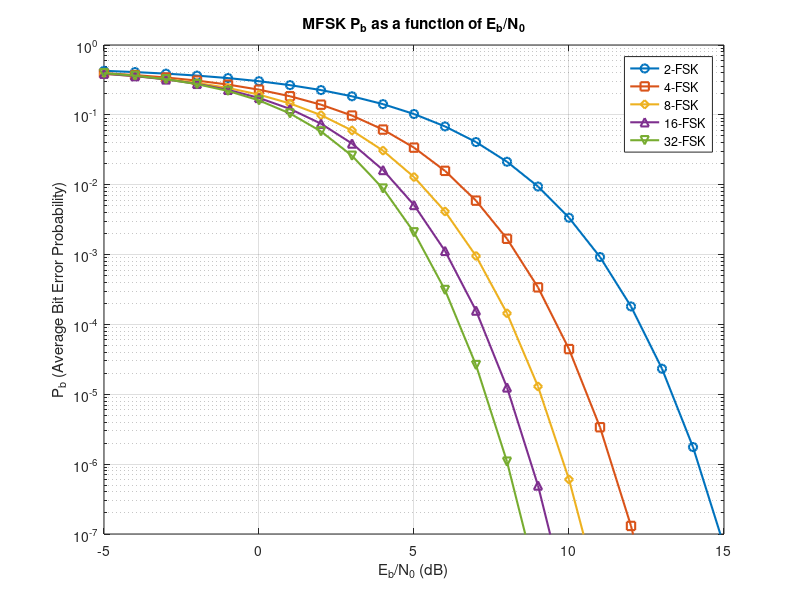
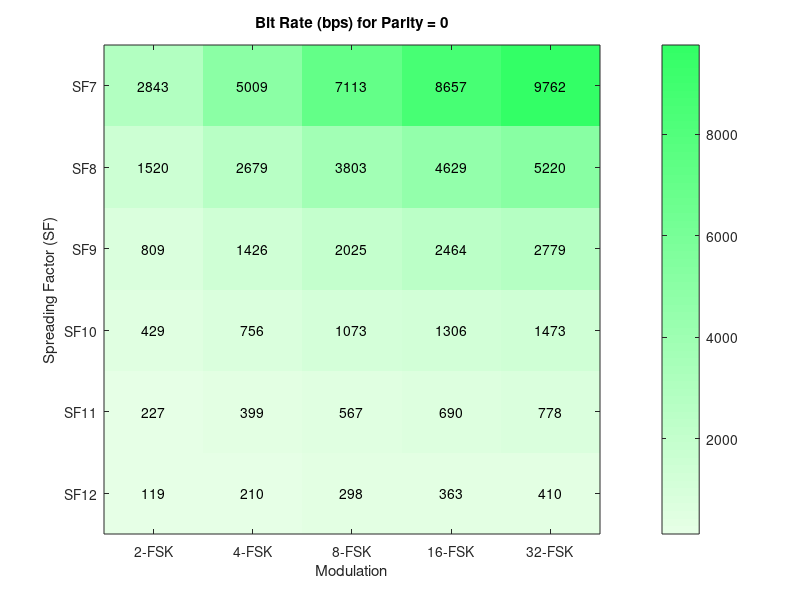
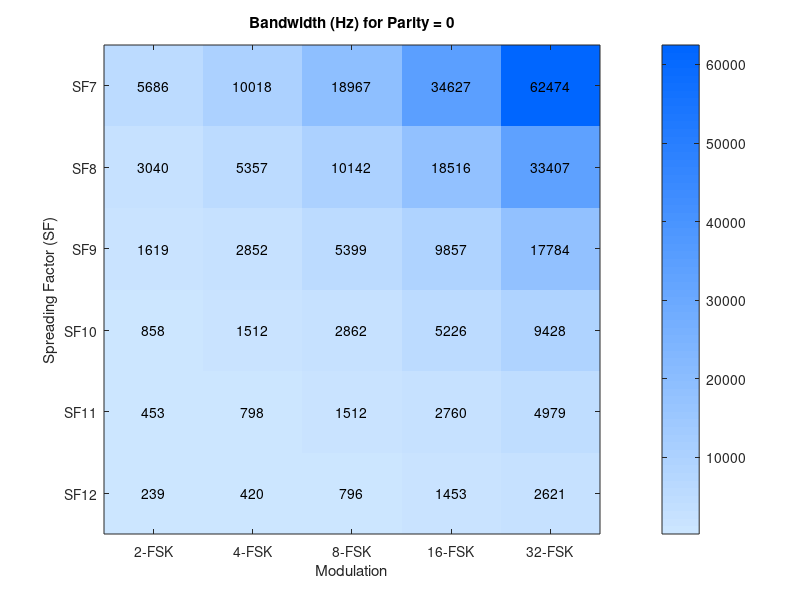
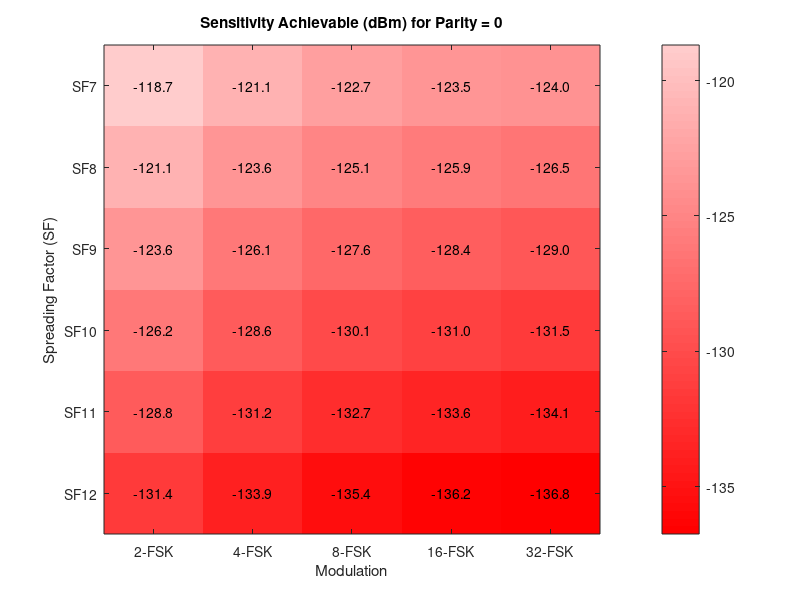

The MATLAB script that drew these images, in order: (Note: this script raises an error after producing the figures.)
%% MFSK sensitivity/spectrum efficiency study
% AUTHOR: Clara SORRE
% This MATLAB code analyzes .................. for MFSK modulation defined in the report.

clc; clear; close all;

%% 1- compute Pb in function of EbN0: function reused in the following
function Pb = compute_Pb(EbN0_vec, M)
    Pb = zeros(size(EbN0_vec));
    for k = 1:length(EbN0_vec)
        EbN0 = EbN0_vec(k);
        Pb_k = 0;
        for n = 1:M-1
            term = ((M / 2) / (M - 1)) * ((-1)^(n+1) / (n + 1)) * nchoosek(M - 1, n) * exp((-n * log2(M) * EbN0) / (n + 1)); %log2(M) because Es=m*Eb
            Pb_k = Pb_k + term;
        end
        Pb(k) = Pb_k;
    end
end

%% 2- Main script: MFSK P_b as a function of E_b/N_0
target_Pb = 1e-3;
m_values = 1:5;
marker_list = {'o', 's', 'd', '^', 'v'}; % the markers 
EbN0_dB_range = -5:1:15;
EbN0_lin_range = 10.^(EbN0_dB_range / 10);
EbN0_estimated = zeros(1, length(m_values));
figure;
for idx = 1:length(m_values)
    m = m_values(idx);
    M = 2^m;
    Pb_values = compute_Pb(EbN0_lin_range, M);
    EbN0_estimated(idx) = interp1(Pb_values, EbN0_dB_range, target_Pb, 'linear', 'extrap'); % estimate required Eb/N0 for target Pb
    semilogy(EbN0_dB_range, Pb_values, 'LineWidth', 1.5, 'Marker', marker_list{idx},'DisplayName', sprintf('%d-FSK', M)); hold on;
end
title('MFSK P_b as a function of E_b/N_0');
xlabel('E_b/N_0 (dB)');
ylabel('P_b (Average Bit Error Probability)');
legend show;
grid on;
ylim([1e-7, 1]);

%% 3- LoRa spectral efficiency & bit rate (SF fixed)
SF_values = 7:12;
p_values = 0:4;
BW_LoRa = 125e3;
spec_eff = zeros(length(SF_values), length(p_values));
bit_rate = zeros(length(SF_values), length(p_values));
for i = 1:length(SF_values)
    SF = SF_values(i);
    for j = 1:length(p_values)
        p = p_values(j);
        spec_eff(i,j) = (SF / (2^SF)) * (4 / (4 + p));
        bit_rate(i,j) = spec_eff(i,j) * BW_LoRa;
    end
end
disp(bit_rate);

%% 4- Sensitivity fixed like LoRa CSS: Bit rate reachable and bandwidth needed for each modulation scheme at fixed Pb
BW_LoRa=125e3;
NF= 6;
Pb_target = 1e-3; % target probability of bit error
z = sqrt(2) * erfcinv(4 * Pb_target); % corresponding z value
SF_values = 7:12;
p_values = 0:4;
Sensitivity_LoRa = zeros(length(SF_values), length(p_values)); % initialize result matrix
for i = 1:length(SF_values)%recreate the sensitivity of LoRa
    SF = SF_values(i);
    for j = 1:length(p_values)
        p = p_values(j);
        SNR_linear = ((z * sqrt(2) * SF) / (log10(SF)/log10(12))).* (4 / (4 + p)) ./ (2.^SF);% compute SNR in linear scale
        SNR_dB = 10 * log10(SNR_linear);
        Sensitivity_dBm = -174 + 10 * log10(BW_LoRa) + NF + SNR_dB;
        Sensitivity_LoRa(i, j) = Sensitivity_dBm;  % store in table
    end
end
Rb_table = zeros(length(SF_values), length(p_values), length(m_values));
BW_table = zeros(length(SF_values), length(p_values), length(m_values));
for idx1 = 1:length(m_values)
    m = m_values(idx1);
    M = 2^m;
    EbN0_lin = 10^(EbN0_estimated(idx1)/10);
    for idx2 = 1:length(SF_values)
        for idx3 = 1:length(p_values)
            p = p_values(idx3);
            S = Sensitivity_LoRa(idx2,idx3); % fixed sensitivity like LoRa
            Rb = ((10^((S + 174 - NF)/10)) / EbN0_lin)*(4/(p+4)); % Rb from noise power and sensitivity
            BW = (M * Rb) / m;  % required BW for M-FSK
            Rb_table(idx2, idx3, idx1) = Rb;
            BW_table(idx2, idx3, idx1) = BW;
        end
    end
    fprintf('Achievable Bit Rate for %d-FSK (bps): \n', M);
    disp(Rb_table(:,:,idx1));
    fprintf('and Needed Bandwidth for %d-FSK (Hz): \n', M);
    disp(BW_table(:,:,idx1));
end
% heatmaps for Bit Rate and Bandwidth at Sensitivity Fixed (p = 0)
SF_values = 7:12;
m_values = [1 2 3 4 5]; % → M = 2, 4, 8, 16, 32
M_labels = {'2-FSK', '4-FSK', '8-FSK', '16-FSK', '32-FSK'};
p_index = 1; % p = 0
Rb_p0 = squeeze(Rb_table(:, p_index, :));  % [SF x MFSK]for p = 0
BW_p0 = squeeze(BW_table(:, p_index, :));  % [SF x MFSK]
bluemap = [linspace(0.8,0,64)', linspace(0.9,0.4,64)', ones(64,1)];
greenmap = [linspace(0.9,0.2,64)', ones(64,1), linspace(0.9,0.4,64)'];
figure; % Heatmap: Bit Rate
imagesc(Rb_p0);
colormap(greenmap);
colorbar;
title('Bit Rate (bps) for Parity = 0');
xlabel('Modulation');
ylabel('Spreading Factor (SF)');
xticks(1:length(M_labels));
xticklabels(M_labels);
yticks(1:length(SF_values));
yticklabels(arrayfun(@(x) sprintf('SF%d', x), SF_values, 'UniformOutput', false));
for i = 1:size(Rb_p0,1)
    for j = 1:size(Rb_p0,2)
        text(j, i, sprintf('%.0f', Rb_p0(i,j)), 'HorizontalAlignment', 'center', 'Color', 'k');
    end
end
% heatmap: Bandwidth
figure;
imagesc(BW_p0);
colormap(bluemap);
colorbar;
title('Bandwidth (Hz) for Parity = 0');
xlabel('Modulation');
ylabel('Spreading Factor (SF)');
xticks(1:length(M_labels));
xticklabels(M_labels);
yticks(1:length(SF_values));
yticklabels(arrayfun(@(x) sprintf('SF%d', x), SF_values, 'UniformOutput', false));
for i = 1:size(BW_p0,1)
    for j = 1:size(BW_p0,2)
        text(j, i, sprintf('%.0f', BW_p0(i,j)), 'HorizontalAlignment', 'center', 'Color', 'k');
    end
end

%% 5- Bit rate fixed like LoRa CSS: Sensitivity reachable and bandwidth needed for each modulation scheme at fixed Pb
NF = 6; % noise figure
S = zeros(length(SF_values), length(p_values), length(m_values));
BW = zeros(length(SF_values), length(p_values), length(m_values));
for idx1 = 1:length(m_values) %5
    m = m_values(idx1);
    fprintf('Estimated Sensitivity for %d-FSK (dB): \n', 2^m);
    for idx2 = 1:length(SF_values) %7
        for idx3 = 1:length(p_values) %5
            EbN0_lin = 10^(EbN0_estimated(idx1)/10);
            Rb = bit_rate(idx2, idx3);
            S(idx2, idx3, idx1) = -174 + NF + 10 * log10(Rb * EbN0_lin);
            BW(idx2, idx3, idx1) = ((2^m) * Rb) / m;
        end
    end
    disp(S(:,:,idx1));
    fprintf('and Estimated Bandwidth for %d-FSK (dB): \n', 2^m);
    disp(BW(:,:,idx1));
end
SF_values = 7:12;
m_values = [1 2 3 4 5]; % → M = 2, 4, 8, 16, 32
M_labels = {'2-FSK', '4-FSK', '8-FSK', '16-FSK', '32-FSK'}; % display for bit rate fixed
p_index = 1; % Parity = 0
S_p0 = squeeze(S(:, p_index, :));  % [SF x MFSK] % extract sensitivity and bandwidth for parity = 0
BW_p0 = squeeze(BW(:, p_index, :)); % [SF x MFSK]
% heatmap:sensitivity
figure;
imagesc(S_p0);
redmap = [ones(64,1), linspace(0.8,0,64)', linspace(0.8,0,64)'];
colormap(flipud(redmap));
colorbar;
title('Sensitivity Achievable (dBm) for Parity = 0');
xlabel('Modulation');
ylabel('Spreading Factor (SF)');
xticks(1:length(M_labels));
xticklabels(M_labels);
yticks(1:length(SF_values));
yticklabels(arrayfun(@(x) sprintf('SF%d', x), SF_values, 'UniformOutput', false));
for i = 1:size(S_p0,1)
    for j = 1:size(S_p0,2)
        text(j, i, sprintf('%.1f', S_p0(i,j)), 'HorizontalAlignment', 'center', 'Color', 'k');
    end
end
bluemap = [linspace(0.8,0,64)', linspace(0.9,0.4,64)', ones(64,1)];
figure; % heatmap: Bandwidth
imagesc(BW_p0);
colormap(bluemap);
colorbar;
title('Bandwidth Needed (Hz) for Parity = 0');
xlabel('Modulation');
ylabel('Spreading Factor (SF)');
xticks(1:length(M_labels));
xticklabels(M_labels);
yticks(1:length(SF_values));
yticklabels(arrayfun(@(x) sprintf('SF%d', x), SF_values, 'UniformOutput', false));
for i = 1:size(BW_p0,1)
    for j = 1:size(BW_p0,2)
        text(j, i, sprintf('%.0f', BW_p0(i,j)), 'HorizontalAlignment', 'center', 'Color', 'k');
    end
end


%% 6- BW fixed to 125e3 Hz
BW=125e3;
m=0;
NF= 6;
Rb = zeros(1, length(m_values));
sensi = zeros(1, length(m_values));
for idx2 = 1:length(m_values)
    m = m_values(idx2);
    Rb(idx2)=(m*BW)/(2^m);
    sensi(idx2) = -174 + NF + 10*log10(Rb(idx2) * 10^(EbN0_estimated(idx2)/10));

end
display(Rb)
display(sensi)
























%% OFDM-MFSK STUDY for sensitivity fixed like LoRa
division = zeros(length(SF_values), length(p_values), length(m_values));
subcarriers_needed = zeros(length(SF_values), length(p_values), length(m_values));
subcarriers_spacing = zeros(length(SF_values), length(p_values), length(m_values));
bandwidth_needed= zeros(length(SF_values), length(p_values), length(m_values));
can_achieve_lora_bit_rate = false(length(SF_values), length(p_values), length(m_values));
BW_used=zeros(length(SF_values), length(p_values), length(m_values));
remaining_bw = zeros(length(SF_values), length(p_values), length(m_values));
spec_eff_mfsk_improved= zeros(length(SF_values), length(p_values), length(m_values));
for x1 = 1:length(m_values)
    m = m_values(x1);
    for x2 = 1:length(p_values)
        p = p_values(x2);
        for x3 = 1:length(SF_values)
            SF = SF_values(x3);
            division(x3, x2, x1)=bit_rate(x3, x2)/Rb_table(x3, x2, x1);
            subcarriers_needed(x3, x2, x1) = ceil(division(x3, x2, x1)*M);
            subcarriers_spacing(x3, x2, x1) = BW_LoRa/subcarriers_needed(x3, x2, x1);
            bandwidth_needed(x3, x2, x1)=(Rb_table(x3, x2, x1) *2^m)/m;
            if subcarriers_spacing(x3, x2, x1)>=bandwidth_needed(x3, x2, x1)
                can_achieve_lora_bit_rate(x3, x2, x1)= true;
                if can_achieve_lora_bit_rate(x3, x2, x1) == true
                    BW_used(x3, x2, x1)=subcarriers_needed(x3, x2, x1)*(Rb_table(x3, x2, x1) *2^m)/m;
                    remaining_bw(x3, x2, x1)=BW_LoRa-BW_used(x3, x2, x1);
                    spec_eff_mfsk_improved(x3, x2, x1)=Rb_table(x3, x2, x1)/BW_used(x3, x2, x1);
                end

            end

        
        end

    end
end
disp(spec_eff_mfsk_improved)
%disp(division)
%disp(subcarriers_needed)
%disp(subcarriers_spacing)
%disp(can_achieve_lora_bit_rate(:, 1, :))
%disp(BW_used)
%disp(remaining_bw(:, 1, :))
% calculations 

%% display data

% Define your data
SF_values = 7:12;
MFSK_labels = {'BFSK','4-FSK','8-FSK','16-FSK','32-FSK'};

% Extract and scale the data for parity = 0
bw_data = squeeze(remaining_bw(:, 1, :)) / 1e3;  % size: 6 SF × 5 MFSK
cmap = [ ...
    0.2, 0.4, 0.8;  % Blue
    0.4, 0.3, 0.9;  % Indigo
    0.6, 0.2, 0.8;  % Purple
    0.7, 0.3, 0.6;  % Plum
    0.8, 0.4, 0.7]; % Violet

% Plot grouped bar chart
figure;
b = bar(bw_data, 'grouped');
for k = 1:length(b)
    b(k).FaceColor = cmap(k, :);
end
set(gca, 'XTickLabel', SF_values);
xlabel('Spreading Factor (SF)');
ylabel('Remaining Bandwidth [kHz]');
legend(MFSK_labels, 'Location', 'northwest');
title('Remaining Bandwidth vs MFSK (Parity = 0)');
grid on;
% Add numeric labels on top of bars
hold on;
[rows, cols] = size(bw_data);
for i = 1:cols
    for j = 1:rows
        x = j + (i - (cols+1)/2)*(0.8/cols); % x-offset for grouped bars
        y = bw_data(j, i);
        if y > 0
            text(x, y + 3, sprintf('%.2f', y), 'HorizontalAlignment', 'center', 'FontSize', 8);
        end
    end
end




%% OFDM-MFSK STUDY for Rb fixed like LoRa
%obtained sensitivity S and BW needed BW
%use sensitivity formula!








%% i think wrong:
%% display heat map

% Plotting heatmaps for Rb and BW
% Setup
SF_values = 7:12;
m_values = [1 2 3 4 5]; % → 2^m = 2, 4, 8, 16, 32
M_labels = {'2-FSK', '4-FSK', '8-FSK', '16-FSK', '32-FSK'};
p_index = 1; % Parity bit = 0

% Extract data for parity = 0
Rb_fixedP = squeeze(Rb_table(:, p_index, :));   % [SF x MFSK]
BW_fixedP = squeeze(BW_table(:, p_index, :)); % [SF x MFSK]

% === Sensitivity Heatmap ===
figure;
imagesc(Rb_fixedP);
colormap(flipud(hot)); % Better contrast for negative dBm values
colorbar;
title('Bit Rate achievable(bps) at Parity = 0');
xlabel('Modulation');
ylabel('Spreading Factor (SF)');
xticks(1:length(M_labels));
xticklabels(M_labels);
yticks(1:length(SF_values));
yticklabels(arrayfun(@(x) sprintf('SF%d', x), SF_values, 'UniformOutput', false));
for i = 1:size(Rb_fixedP,1)
    for j = 1:size(Rb_fixedP,2)
        text(j, i, sprintf('%.1f', Rb_fixedP(i,j)), 'HorizontalAlignment', 'center', 'Color', 'k');
    end
end

% === Bandwidth Heatmap ===
figure;
imagesc(BW_fixedP);
colormap(parula);
colorbar;
title('Bandwidth needed (Hz) at Parity = 0');
xlabel('Modulation');
ylabel('Spreading Factor (SF)');
xticks(1:length(M_labels));
xticklabels(M_labels);
yticks(1:length(SF_values));
yticklabels(arrayfun(@(x) sprintf('SF%d', x), SF_values, 'UniformOutput', false));
for i = 1:size(BW_fixedP,1)
    for j = 1:size(BW_fixedP,2)
        text(j, i, sprintf('%.0f', BW_fixedP(i,j)), 'HorizontalAlignment', 'center', 'Color', 'k');
    end
end




%% Bit Rate AND BW fixed like LoRa SF12
Rb=366; %bps
BW =125e3;
m=0;
NF= 6;

target_Pb = 1e-5;
m_values = [1, 2, 3, 4, 5];
EbN0_dB_range = -5:0.1:20;
EbN0_lin_range = 10.^(EbN0_dB_range / 10);
SNR_lin_range = EbN0_lin_range.*Rb/BW;
SNR_dB_range = 10*log10(SNR_lin_range);

EbN0= zeros(1, length(m_values));
figure;
for idx = 1:length(m_values)
    m = m_values(idx);
    M = 2^m;
    Pb_values = compute_Pb(EbN0_lin_range, M);
    
    EbN0_estimated = interp1(Pb_values, EbN0_dB_range, target_Pb, 'linear', 'extrap');
    sensi = -174 + NF + 10*log10(BW)+ SNR_dB_range;
    semilogy(EbN0_dB_range, sensi, 'DisplayName', sprintf('%d-FSK', M)); hold on;

    fprintf('For %d-FSK, the estimated Eb/N0 is %.2f dB \n', M, EbN0_estimated);
end
EbN0
title('MFSK P_b as a function of Eb/N_0');
xlabel('E_b/N_0 (dB)');
ylabel('P_b (Average Bit Error Probability)');
legend show;
grid on;
ylim([1e-7, 1]);

%%
Rb = 366; % bps
BW = 125e3; % Hz
NF = 6; % dB

m_values = [1, 2, 3, 4, 5, 6]; % Corresponds to M = 2, 4, 8, 16, 32
EbN0_dB_range = -5:0.1:20;
EbN0_lin_range = 10.^(EbN0_dB_range / 10);



for idx = 1:length(m_values)
    m = m_values(idx);
    M = 2^m;

    % Compute BER (P_b) vs. Eb/N0
    Pb_values = compute_Pb(EbN0_lin_range, M);

    % Calculate SNR for each Eb/N0
    SNR_lin = EbN0_lin_range * Rb / BW;
    SNR_dB = 10*log10(SNR_lin);

    % Calculate sensitivity (in dBm) for each point
    sensitivity_dBm = -174 + 10*log10(BW) + NF + SNR_dB;

    % Plot Sensitivity vs. BER (Pb)
    plot(Pb_values, sensitivity_dBm, 'DisplayName', sprintf('%d-FSK', M), 'LineWidth', 1.5);
    hold on;
end

grid on;
xlabel('Bit Error Rate (P_b)');
ylabel('Sensitivity (dBm)');
title('Sensitivity vs. BER for different M-FSK modulations');
legend show;
xlim([0 1e-5]);
ylim([-140 -120]);
hold off;


